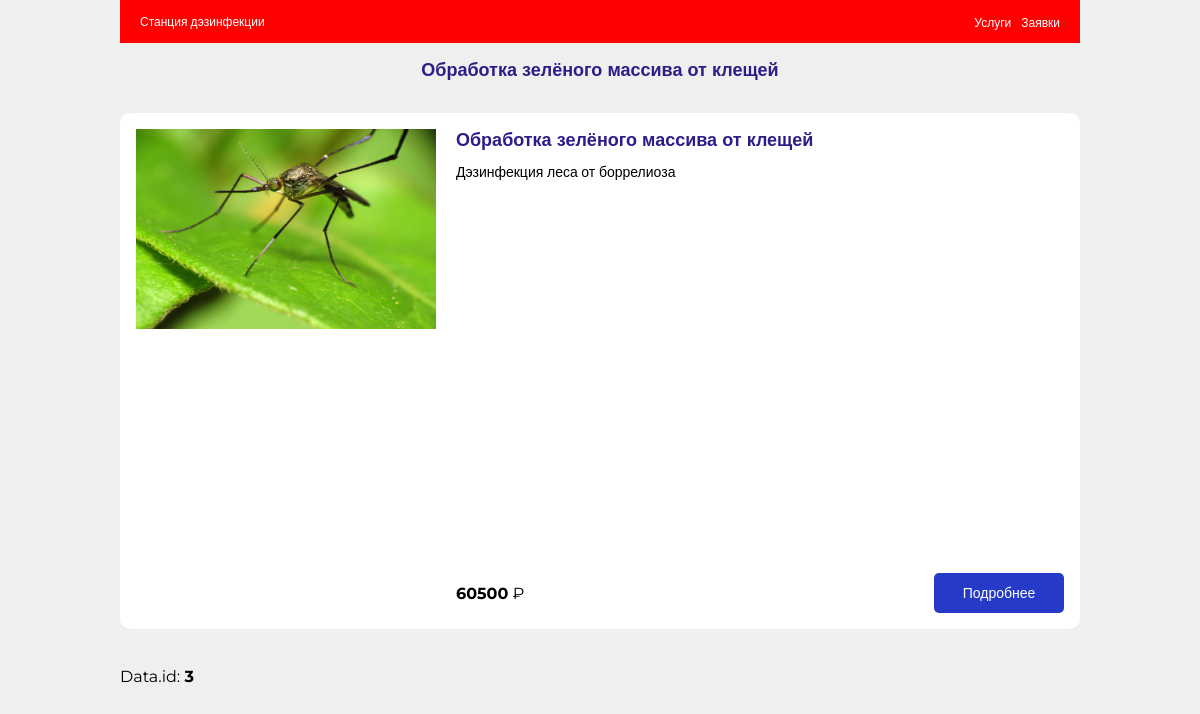
Page /page/3 on the committed database.
### bmstu_lab/models.py (models this page shows)
class Cards(models.Model):
    idCard = models.IntegerField()
    title = models.TextField()
    desc = models.TextField()
    img = models.TextField()
    cost = models.IntegerField()

### bmstu_lab/views.py (the view)
# urls.py: path('page/<int:id>', views.custom_page),
def custom_page(request, id):
    card_item = Cards.objects.get(pk=id)
    return render(request, 'page.html', {'data': card_item})

### templates/page.html
{% extends 'base.html' %}
{% load static %}
{% block content %}
    <div class="space">
        {% include 'header.html' %}
        <h1 class="details-title">{{ data.title }}</h1>
        <div class="card card-details">
            <div class="media">
                <img src="{% static data.img %}" class="image" alt="covid"/>
            </div>
            <div class="content">
                <div class="content-top">
                    <p class="title">{{ data.title }}</p>
                    <p class="desc">{{ data.desc }}</p>
                </div>
                <div class="control">
                    <p class="cost"><b>{{ data.cost }}</b> ₽</p>
                    <a href="/page/{{ data.id }}" class="more">Подробнее</a>
                </div>
            </div>
        </div>
        <br/>
        <br/>
        Data.id: <b> {{ data.id }} </b>
    </div>
{% endblock %}

### bmstu_lab/static/css/style.css (style rules this page uses)
* { margin: 0; padding: 0; font-family: 'Montserrat', sans-serif; color: #000000; box-sizing: border-box; }
body { background: #EFEFEF; }
.space { width: 80%; max-width: 1296px; min-width: 960px; margin: 0 auto; }
.card { border-radius: 10px; background-color: #fff; padding: 16px; display: flex; justify-content: flex-start; width: 100%; overflow: hidden; }
.card img { width: 300px; height: 200px; object-fit: fill; }
.media { width: 300px; margin-right: 20px; }
.card .title { color: #2C1D89; font-size: 18px; font-weight: bold; margin-bottom: 12px; }
.card .desc { font-size: 14px; }
.content { flex-grow: 1; display: flex; flex-direction: column; justify-content: space-between; }
.control { display: flex; justify-content: space-between; align-items: center; }
.control a { font-size: 14px; }
.more { font-size: 18px; color: #fff; width: 130px; height: 40px; background-color: #253bc7; display: flex; justify-content: center; align-items: center; border-radius: 5px; text-decoration: none; }
.card-details { height: 516px; }
.details-title { text-align: center; font-size: 18px; color: #2C1D89; margin: 16px 0 32px; }

### rows in the picture
Cards: title "Обработка зелёного массива от клещей", img (picture), desc "Дэзинфекция леса от боррелиоза", cost "60500", id "3"
